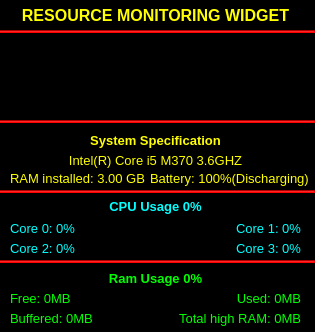
<?xml version="1.0" encoding="UTF-8"?>
<ui version="4.0">
 <class>Widget</class>
 <widget class="QWidget" name="Widget">
  <property name="enabled">
   <bool>true</bool>
  </property>
  <property name="geometry">
   <rect>
    <x>0</x>
    <y>0</y>
    <width>315</width>
    <height>332</height>
   </rect>
  </property>
  <property name="sizePolicy">
   <sizepolicy hsizetype="Preferred" vsizetype="Preferred">
    <horstretch>0</horstretch>
    <verstretch>0</verstretch>
   </sizepolicy>
  </property>
  <property name="windowTitle">
   <string>RMW</string>
  </property>
  <property name="toolTip">
   <string/>
  </property>
  <property name="toolTipDuration">
   <number>-1</number>
  </property>
  <property name="whatsThis">
   <string/>
  </property>
  <property name="styleSheet">
   <string notr="true">background-color: rgba(0, 0, 0);</string>
  </property>
  <widget class="QLabel" name="titleLabel">
   <property name="enabled">
    <bool>true</bool>
   </property>
   <property name="geometry">
    <rect>
     <x>10</x>
     <y>0</y>
     <width>291</width>
     <height>31</height>
    </rect>
   </property>
   <property name="font">
    <font>
     <pointsize>12</pointsize>
     <weight>75</weight>
     <bold>true</bold>
    </font>
   </property>
   <property name="autoFillBackground">
    <bool>false</bool>
   </property>
   <property name="styleSheet">
    <string notr="true">color: rgb(255, 255, 0);</string>
   </property>
   <property name="inputMethodHints">
    <set>Qt::ImhNone</set>
   </property>
   <property name="text">
    <string>RESOURCE MONITORING WIDGET</string>
   </property>
   <property name="alignment">
    <set>Qt::AlignCenter</set>
   </property>
   <property name="wordWrap">
    <bool>true</bool>
   </property>
  </widget>
  <widget class="Line" name="line">
   <property name="geometry">
    <rect>
     <x>0</x>
     <y>30</y>
     <width>315</width>
     <height>3</height>
    </rect>
   </property>
   <property name="styleSheet">
    <string notr="true">background-color: rgb(255, 0, 0);</string>
   </property>
   <property name="orientation">
    <enum>Qt::Horizontal</enum>
   </property>
  </widget>
  <widget class="QWidget" name="horizontalLayoutWidget">
   <property name="geometry">
    <rect>
     <x>10</x>
     <y>40</y>
     <width>291</width>
     <height>71</height>
    </rect>
   </property>
   <layout class="QHBoxLayout" name="clockLayout"/>
  </widget>
  <widget class="Line" name="line_2">
   <property name="geometry">
    <rect>
     <x>0</x>
     <y>190</y>
     <width>315</width>
     <height>3</height>
    </rect>
   </property>
   <property name="styleSheet">
    <string notr="true">background-color: rgb(255, 0, 0);</string>
   </property>
   <property name="orientation">
    <enum>Qt::Horizontal</enum>
   </property>
  </widget>
  <widget class="QLabel" name="ramUsagelb">
   <property name="geometry">
    <rect>
     <x>10</x>
     <y>270</y>
     <width>291</width>
     <height>17</height>
    </rect>
   </property>
   <property name="font">
    <font>
     <pointsize>10</pointsize>
     <weight>75</weight>
     <bold>true</bold>
    </font>
   </property>
   <property name="toolTip">
    <string>&lt;html&gt;&lt;head/&gt;&lt;body&gt;&lt;p&gt;&lt;span style=&quot; font-size:8pt; color:#a4a4a4;&quot;&gt;Total RAM Usage&lt;/span&gt;&lt;/p&gt;&lt;p&gt;&lt;span style=&quot; font-size:8pt; color:#a4a4a4;&quot;&gt;RAM Available&lt;/span&gt;&lt;/p&gt;&lt;p&gt;&lt;span style=&quot; font-size:8pt; color:#a4a4a4;&quot;&gt;RAM In Use&lt;/span&gt;&lt;/p&gt;&lt;p&gt;&lt;span style=&quot; font-size:8pt; color:#a4a4a4;&quot;&gt;Memory Used By Buffers&lt;/span&gt;&lt;/p&gt;&lt;p&gt;&lt;span style=&quot; font-size:8pt; color:#a4a4a4;&quot;&gt;Total High Memory Size&lt;/span&gt;&lt;/p&gt;&lt;/body&gt;&lt;/html&gt;</string>
   </property>
   <property name="styleSheet">
    <string notr="true">color: rgb(0, 255, 0);</string>
   </property>
   <property name="text">
    <string>Ram Usage 0%</string>
   </property>
   <property name="alignment">
    <set>Qt::AlignCenter</set>
   </property>
  </widget>
  <widget class="QLabel" name="ramTotalLb">
   <property name="geometry">
    <rect>
     <x>10</x>
     <y>170</y>
     <width>141</width>
     <height>16</height>
    </rect>
   </property>
   <property name="font">
    <font>
     <pointsize>10</pointsize>
    </font>
   </property>
   <property name="toolTip">
    <string/>
   </property>
   <property name="toolTipDuration">
    <number>5</number>
   </property>
   <property name="whatsThis">
    <string/>
   </property>
   <property name="styleSheet">
    <string notr="true">color: rgb(255, 255, 0);</string>
   </property>
   <property name="text">
    <string>RAM installed: 3.00 GB</string>
   </property>
   <property name="wordWrap">
    <bool>true</bool>
   </property>
  </widget>
  <widget class="Line" name="line_3">
   <property name="geometry">
    <rect>
     <x>0</x>
     <y>260</y>
     <width>315</width>
     <height>3</height>
    </rect>
   </property>
   <property name="styleSheet">
    <string notr="true">background-color: rgb(255, 0, 0);</string>
   </property>
   <property name="orientation">
    <enum>Qt::Horizontal</enum>
   </property>
  </widget>
  <widget class="QLabel" name="cpuUsedLb">
   <property name="geometry">
    <rect>
     <x>10</x>
     <y>196</y>
     <width>291</width>
     <height>21</height>
    </rect>
   </property>
   <property name="font">
    <font>
     <pointsize>10</pointsize>
     <weight>75</weight>
     <bold>true</bold>
    </font>
   </property>
   <property name="toolTip">
    <string>&lt;html&gt;&lt;head/&gt;&lt;body&gt;&lt;p&gt;&lt;span style=&quot; font-size:8pt; color:#a4a4a4;&quot;&gt;Total CPU Usage&lt;/span&gt;&lt;/p&gt;&lt;p&gt;&lt;span style=&quot; font-size:8pt; color:#a4a4a4;&quot;&gt;Each Core Usage&lt;/span&gt;&lt;/p&gt;&lt;/body&gt;&lt;/html&gt;</string>
   </property>
   <property name="styleSheet">
    <string notr="true">color: rgb(0, 255, 255);</string>
   </property>
   <property name="text">
    <string>CPU Usage 0%</string>
   </property>
   <property name="alignment">
    <set>Qt::AlignCenter</set>
   </property>
  </widget>
  <widget class="QLabel" name="systemLb">
   <property name="geometry">
    <rect>
     <x>10</x>
     <y>130</y>
     <width>291</width>
     <height>20</height>
    </rect>
   </property>
   <property name="font">
    <font>
     <pointsize>10</pointsize>
     <weight>75</weight>
     <bold>true</bold>
    </font>
   </property>
   <property name="mouseTracking">
    <bool>true</bool>
   </property>
   <property name="toolTip">
    <string>&lt;html&gt;&lt;head/&gt;&lt;body&gt;&lt;p&gt;&lt;span style=&quot; font-size:8pt; color:#a5a5a5;&quot;&gt;Vendor&lt;/span&gt;&lt;/p&gt;&lt;p&gt;&lt;span style=&quot; font-size:8pt; color:#a5a5a5;&quot;&gt;Processor&lt;/span&gt;&lt;/p&gt;&lt;p&gt;&lt;span style=&quot; font-size:8pt; color:#a5a5a5;&quot;&gt;Clock Speed&lt;/span&gt;&lt;/p&gt;&lt;p&gt;&lt;span style=&quot; font-size:8pt; color:#a5a5a5;&quot;&gt;Total Ram Installed&lt;/span&gt;&lt;/p&gt;&lt;p&gt;&lt;span style=&quot; font-size:8pt; color:#a5a5a5;&quot;&gt;Battery Status&lt;/span&gt;&lt;/p&gt;&lt;/body&gt;&lt;/html&gt;</string>
   </property>
   <property name="statusTip">
    <string/>
   </property>
   <property name="styleSheet">
    <string notr="true">color: rgb(255, 255, 0);</string>
   </property>
   <property name="text">
    <string>System Specification</string>
   </property>
   <property name="alignment">
    <set>Qt::AlignCenter</set>
   </property>
  </widget>
  <widget class="QLabel" name="processorLb">
   <property name="geometry">
    <rect>
     <x>10</x>
     <y>150</y>
     <width>291</width>
     <height>20</height>
    </rect>
   </property>
   <property name="font">
    <font>
     <pointsize>10</pointsize>
    </font>
   </property>
   <property name="toolTip">
    <string/>
   </property>
   <property name="styleSheet">
    <string notr="true">color: rgb(255, 255, 0);</string>
   </property>
   <property name="text">
    <string>Intel(R) Core i5 M370 3.6GHZ</string>
   </property>
   <property name="alignment">
    <set>Qt::AlignCenter</set>
   </property>
   <property name="wordWrap">
    <bool>true</bool>
   </property>
  </widget>
  <widget class="QLabel" name="core0lb">
   <property name="geometry">
    <rect>
     <x>10</x>
     <y>220</y>
     <width>91</width>
     <height>17</height>
    </rect>
   </property>
   <property name="font">
    <font>
     <pointsize>10</pointsize>
    </font>
   </property>
   <property name="styleSheet">
    <string notr="true">color: rgb(0, 255, 255);</string>
   </property>
   <property name="text">
    <string>Core 0: 0%</string>
   </property>
  </widget>
  <widget class="QLabel" name="core2lb">
   <property name="geometry">
    <rect>
     <x>10</x>
     <y>240</y>
     <width>91</width>
     <height>17</height>
    </rect>
   </property>
   <property name="font">
    <font>
     <pointsize>10</pointsize>
    </font>
   </property>
   <property name="styleSheet">
    <string notr="true">color: rgb(0, 255, 255);</string>
   </property>
   <property name="text">
    <string>Core 2: 0%</string>
   </property>
  </widget>
  <widget class="QLabel" name="core1lb">
   <property name="geometry">
    <rect>
     <x>210</x>
     <y>220</y>
     <width>91</width>
     <height>17</height>
    </rect>
   </property>
   <property name="font">
    <font>
     <pointsize>10</pointsize>
    </font>
   </property>
   <property name="styleSheet">
    <string notr="true">color: rgb(0, 255, 255);</string>
   </property>
   <property name="text">
    <string>Core 1: 0%</string>
   </property>
   <property name="alignment">
    <set>Qt::AlignRight|Qt::AlignTrailing|Qt::AlignVCenter</set>
   </property>
  </widget>
  <widget class="QLabel" name="core3lb">
   <property name="geometry">
    <rect>
     <x>210</x>
     <y>240</y>
     <width>91</width>
     <height>17</height>
    </rect>
   </property>
   <property name="font">
    <font>
     <pointsize>10</pointsize>
    </font>
   </property>
   <property name="styleSheet">
    <string notr="true">color: rgb(0, 255, 255);</string>
   </property>
   <property name="text">
    <string>Core 3: 0%</string>
   </property>
   <property name="alignment">
    <set>Qt::AlignRight|Qt::AlignTrailing|Qt::AlignVCenter</set>
   </property>
  </widget>
  <widget class="QLabel" name="batteryLb">
   <property name="geometry">
    <rect>
     <x>150</x>
     <y>170</y>
     <width>161</width>
     <height>16</height>
    </rect>
   </property>
   <property name="font">
    <font>
     <pointsize>10</pointsize>
    </font>
   </property>
   <property name="styleSheet">
    <string notr="true">color: rgb(255, 255, 0);</string>
   </property>
   <property name="text">
    <string>Battery: 100%(Discharging)</string>
   </property>
  </widget>
  <widget class="QLabel" name="usedRamLb">
   <property name="geometry">
    <rect>
     <x>190</x>
     <y>290</y>
     <width>111</width>
     <height>17</height>
    </rect>
   </property>
   <property name="font">
    <font>
     <pointsize>10</pointsize>
    </font>
   </property>
   <property name="styleSheet">
    <string notr="true">color: rgb(0, 255, 0);</string>
   </property>
   <property name="text">
    <string>Used: 0MB</string>
   </property>
   <property name="alignment">
    <set>Qt::AlignRight|Qt::AlignTrailing|Qt::AlignVCenter</set>
   </property>
  </widget>
  <widget class="QLabel" name="freeRamLb">
   <property name="geometry">
    <rect>
     <x>10</x>
     <y>290</y>
     <width>91</width>
     <height>17</height>
    </rect>
   </property>
   <property name="font">
    <font>
     <pointsize>10</pointsize>
    </font>
   </property>
   <property name="styleSheet">
    <string notr="true">color: rgb(0, 255, 0);</string>
   </property>
   <property name="text">
    <string>Free: 0MB</string>
   </property>
  </widget>
  <widget class="QLabel" name="bufferedRamlb">
   <property name="geometry">
    <rect>
     <x>10</x>
     <y>310</y>
     <width>121</width>
     <height>17</height>
    </rect>
   </property>
   <property name="font">
    <font>
     <pointsize>10</pointsize>
    </font>
   </property>
   <property name="styleSheet">
    <string notr="true">color: rgb(0, 255, 0);</string>
   </property>
   <property name="text">
    <string>Buffered: 0MB</string>
   </property>
  </widget>
  <widget class="QLabel" name="highRamlb">
   <property name="geometry">
    <rect>
     <x>120</x>
     <y>310</y>
     <width>181</width>
     <height>17</height>
    </rect>
   </property>
   <property name="font">
    <font>
     <pointsize>10</pointsize>
    </font>
   </property>
   <property name="styleSheet">
    <string notr="true">color: rgb(0, 255, 0);</string>
   </property>
   <property name="text">
    <string>Total high RAM: 0MB</string>
   </property>
   <property name="alignment">
    <set>Qt::AlignRight|Qt::AlignTrailing|Qt::AlignVCenter</set>
   </property>
  </widget>
  <widget class="Line" name="line_5">
   <property name="geometry">
    <rect>
     <x>0</x>
     <y>120</y>
     <width>315</width>
     <height>3</height>
    </rect>
   </property>
   <property name="styleSheet">
    <string notr="true">background-color: rgb(255, 0, 0);</string>
   </property>
   <property name="orientation">
    <enum>Qt::Horizontal</enum>
   </property>
  </widget>
 </widget>
 <layoutdefault spacing="6" margin="11"/>
 <resources/>
 <connections/>
</ui>
